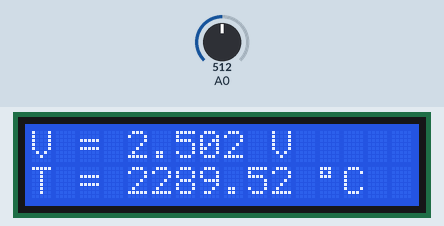
This sketch was run on a simulated Arduino Uno, built with avr-gcc and run on an emulated ATmega328P. Shown: 16×2 character LCD. The test bench sets the inputs (shaded band); at power-on: A0 = 512.

Above: at 2.2 s.
2.3 s: A0 set to 716
At 4.1 s:
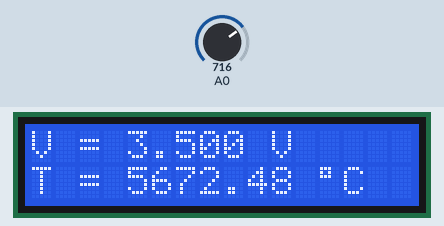
4.5 s: A0 set to 900
At 6.1 s:
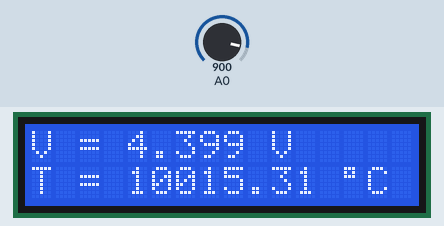
6.6 s: A0 set to 1023
At 8.1 s:
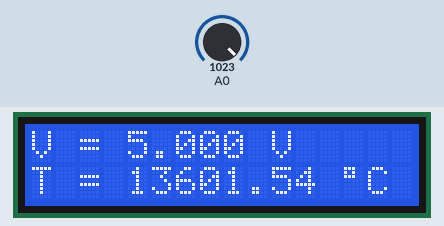
Timing chart, 0 to 9.6 s (numbered marks = the images above; inputs shaded):
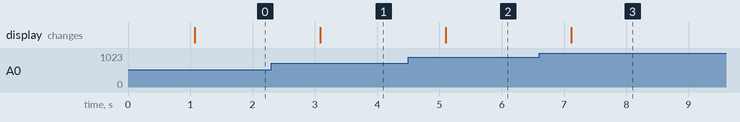

The sketch:

live-reading.ino
```cpp
#include "Arduino.h"
#include <LiquidCrystal.h>

LiquidCrystal lcd(12, 11, 5, 4, 3, 2);
float a = 430.951;
float b = 1152.413;
float c = 757.306;
void setup() {
  lcd.begin(16, 2);
  lcd.print("Calculating...");
  delay(1000);
  lcd.clear();
}
void loop() {
  int sensorValue = analogRead(A0);
  float V = (5.0 * sensorValue / 1023.0);
  float T = a - (b * V) + (c * V * V);

  lcd.clear();
  lcd.setCursor(0, 0);
  lcd.print("V = ");
  lcd.print(V, 3);
  lcd.print(" V");
  lcd.setCursor(0, 1);
  lcd.print("T = ");
  lcd.print(T, 2);
  lcd.print(" ");
  lcd.write(byte(223));
  lcd.print("C");
  delay(1000);
}
```

Measured:
- after the input at 2.3 s, the display: changes after 0.79 s (image 1)
- after the input at 4.5 s, the display: changes after 0.60 s (image 2)
- after the input at 6.6 s, the display: changes after 0.51 s (image 3)
